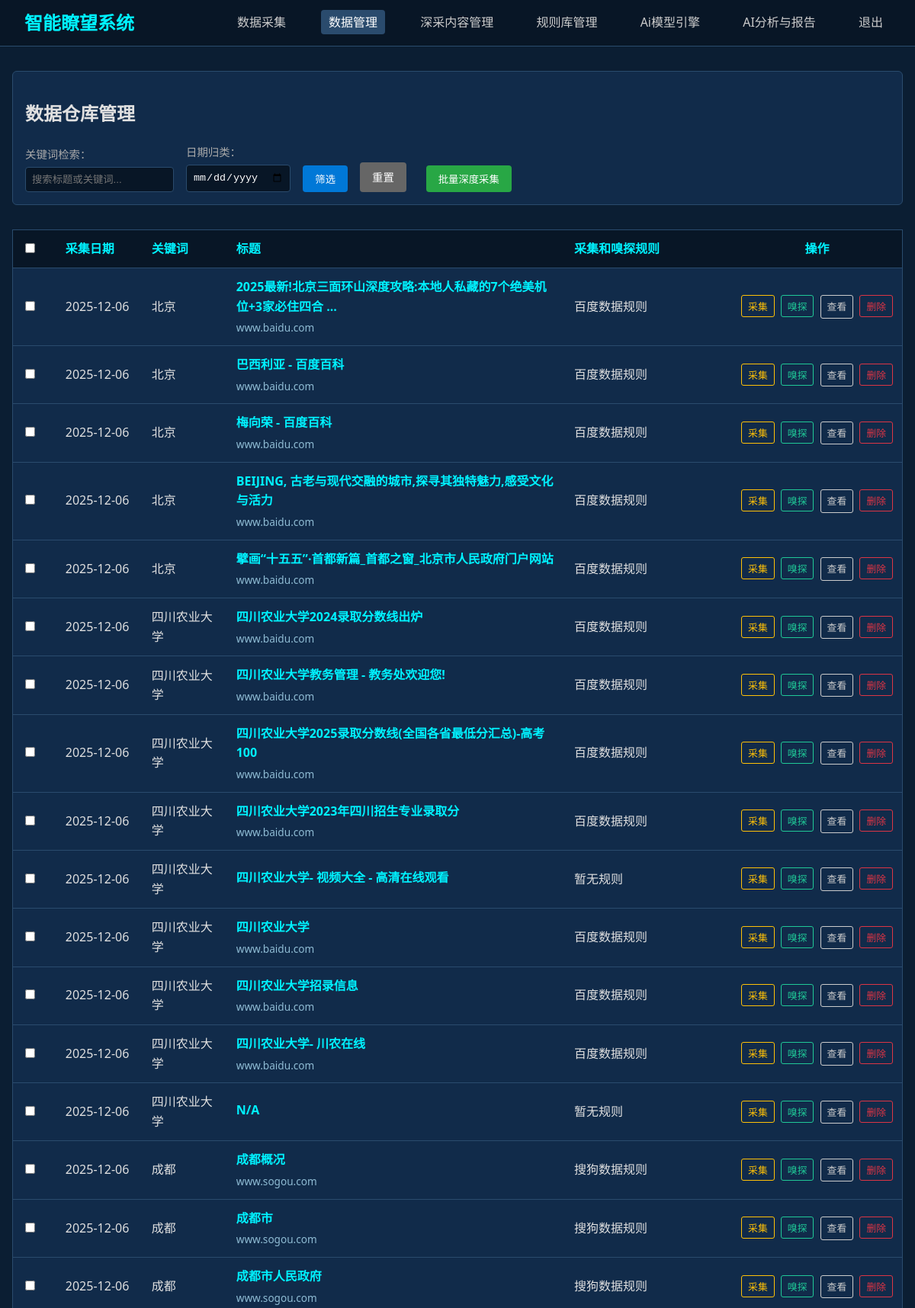
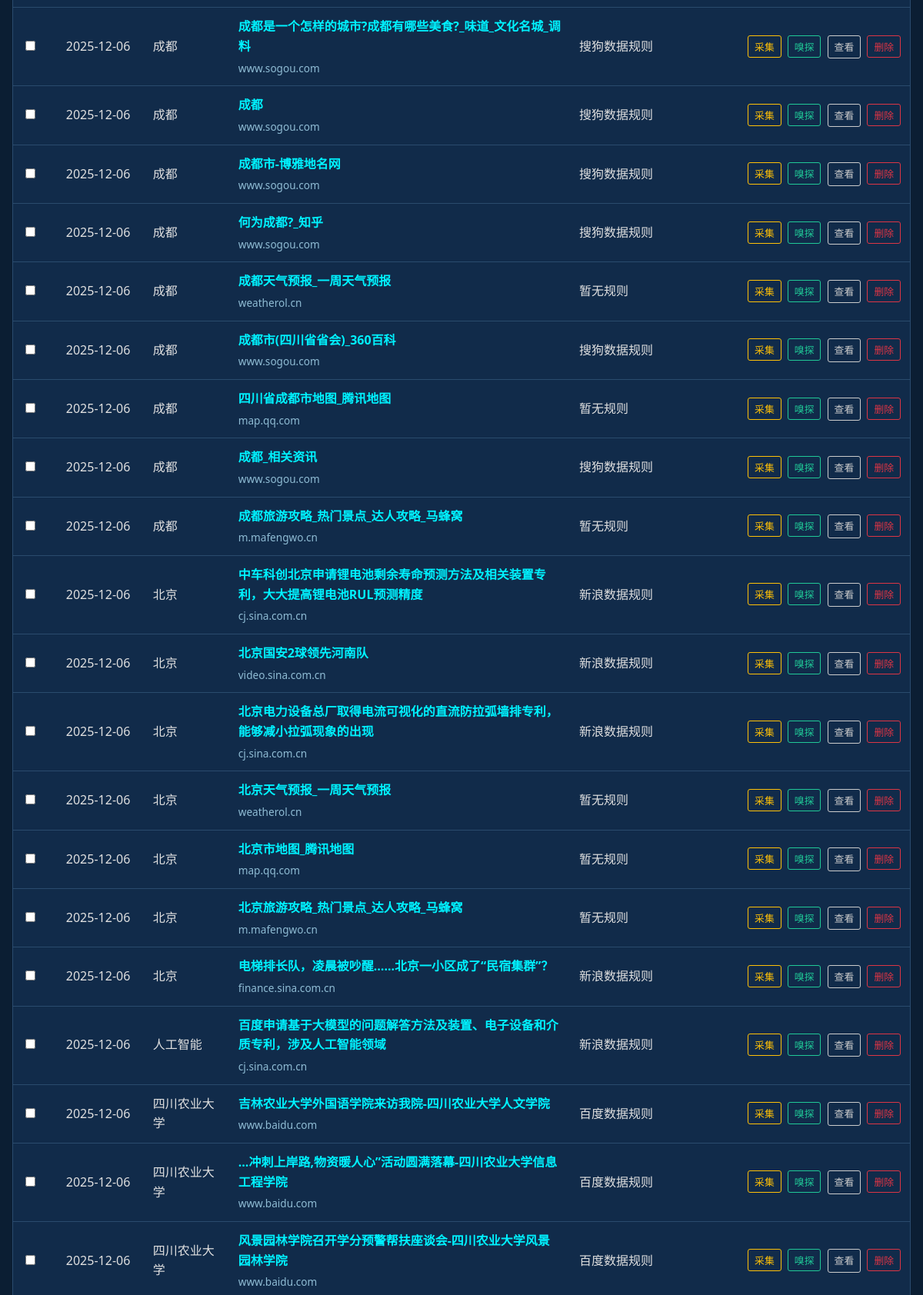
Screenshot of /data_management (signed in, upper part) with the database file from the repository (2 pictures, top to bottom).
### models.py (models this page shows, shortened)
class CrawlerResult(db.Model):
    id = db.Column(db.Integer, primary_key=True)
    keyword = db.Column(db.String(100), nullable=False)
    title = db.Column(db.String(200), nullable=False)
    summary = db.Column(db.Text, nullable=True)
    url = db.Column(db.Text, nullable=False)
    cover_url = db.Column(db.Text, nullable=True)
    content = db.Column(db.Text, nullable=True)
    created_at = db.Column(db.DateTime, default=datetime.utcnow)
    @property
    def domain(self):
        try:
            return urlparse(self.url).netloc
        except:
            return ""

class CrawlerRule(db.Model):
    id = db.Column(db.Integer, primary_key=True)
    rule_name = db.Column(db.String(100), nullable=True) # Added rule_name
    domain = db.Column(db.String(200), unique=True, nullable=False)
    site_name = db.Column(db.String(200), nullable=True)
    url_pattern = db.Column(db.String(500), nullable=True) # Added url_pattern
    title_xpath = db.Column(db.Text, nullable=True)
    content_xpath = db.Column(db.Text, nullable=True)
    headers = db.Column(db.Text, nullable=True) # JSON string
    created_at = db.Column(db.DateTime, default=datetime.utcnow)

### app.py (the view)
@app.route('/data_management')
def data_management():
    if 'user_id' not in session:
        return redirect(url_for('login'))
    keyword_filter = request.args.get('keyword', '')
    date_filter = request.args.get('date', '') # Format YYYY-MM-DD
    query = CrawlerResult.query
    if keyword_filter:
        query = query.filter(CrawlerResult.keyword.contains(keyword_filter) | CrawlerResult.title.contains(keyword_filter))
    if date_filter:
        try:
            date_obj = datetime.strptime(date_filter, '%Y-%m-%d').date()
            query = query.filter(db.func.date(CrawlerResult.created_at) == date_obj)
        except ValueError:
            pass # Ignore invalid date format
    saved_data = query.order_by(CrawlerResult.created_at.desc()).all()
    rules = CrawlerRule.query.all()
    domain_rule_map = {rule.domain: rule.rule_name for rule in rules}
    return render_template('data_management.html', saved_data=saved_data, domain_rule_map=domain_rule_map)

### templates/data_management.html (shortened to what this page needs)
<!DOCTYPE html>
<html lang="zh-CN">
<head>
    <link rel="stylesheet" href="{{ url_for('static', filename='style.css') }}">
</head>
<body>
    <nav class="navbar">
        <div class="logo">智能瞭望系统</div>
        <div class="nav-links">
            <a href="{{ url_for('dashboard') }}">数据采集</a>
            <a href="{{ url_for('data_management') }}" class="active">数据管理</a>
            <a href="{{ url_for('content_management') }}">深采内容管理</a>
            <a href="{{ url_for('rule_management') }}">规则库管理</a>
            <a href="{{ url_for('ai_engine') }}">Ai模型引擎</a>
            <a href="{{ url_for('ai_analysis') }}">AI分析与报告</a>
            <a href="{{ url_for('logout') }}">退出</a>
        </div>
    </nav>
    <div class="main-container">
        <section class="filter-section">
            <h2>数据仓库管理</h2>
            <form method="GET" action="{{ url_for('data_management') }}" class="filter-form">
                <div class="form-group-inline">
                    <label>关键词检索：</label>
                    <input type="text" name="keyword" value="{{ request.args.get('keyword', '') }}" placeholder="搜索标题或关键词...">
                </div>
                <div class="form-group-inline">
                    <label>日期归类：</label>
                    <input type="date" name="date" value="{{ request.args.get('date', '') }}">
                </div>
                <button type="submit" class="btn-filter">筛选</button>
                <a href="{{ url_for('data_management') }}" class="btn-reset">重置</a>
                <button type="button" class="btn-filter" style="margin-left: 10px; background-color: #28a745;" onclick="batchCollect()">批量深度采集</button>
            </form>
        </section>
        <section class="data-table-section">
            <table class="data-table">
                <thead>
                    <tr>
                        <th width="5%"><input type="checkbox" id="select-all-data"></th>
                        <th width="10%">采集日期</th>
                        <th width="10%">关键词</th>
                        <th width="40%">标题</th>
                        <th width="20%">采集和嗅探规则</th>
                        <th width="15%" style="text-align: center;">操作</th>
                    </tr>
                </thead>
                <tbody>
                    {% for item in saved_data %}
                    <tr id="row-{{ item.id }}">
                        <td><input type="checkbox" class="data-checkbox" value="{{ item.id }}"></td>
                        <td>{{ item.created_at.strftime('%Y-%m-%d') }}</td>
                        <td>{{ item.keyword }}</td>
                        <td title="{{ item.title }}">
                            <a href="{{ item.url }}" target="_blank" class="result-title">{{ item.title }}</a>
                            <div class="result-domain">{{ item.domain }}</div>
                        </td>
                        <td>{{ domain_rule_map.get(item.domain) or '暂无规则' }}</td>
                        <td class="col-actions">
                            <button class="btn-small btn-collect" onclick="startCollect('{{ item.id }}')">采集</button>
                            <button class="btn-small btn-sniff" onclick="startSniff('{{ item.id }}')">嗅探</button>
                            <a href="{{ item.url }}" target="_blank" class="btn-small btn-view-origin">查看</a>
                            <button class="btn-small btn-delete" onclick="deleteItem('{{ item.id }}')">删除</button>
                        </td>
                    </tr>
                    {% else %}
                    <tr>
                        <td colspan="6" style="text-align:center;">暂无数据</td>
                    </tr>
                    {% endfor %}
                </tbody>
            </table>
        </section>
    </div>
</body>
</html>

### static/style.css (style rules this page uses)
:root { --primary-color: #00f2ff; --secondary-color: #0078d7; --bg-color: #0b1e33; --panel-bg: #112b4a; --text-color: #e0e0e0; --border-color: #2a4b6d; }
body { margin: 0; font-family: 'Segoe UI', Tahoma, Geneva, Verdana, sans-serif; background-color: var(--bg-color); color: var(--text-color); line-height: 1.6; }
a { color: var(--primary-color); text-decoration: none; }
.navbar { display: flex; justify-content: space-between; align-items: center; background: #081626; padding: 0 2rem; height: 60px; border-bottom: 1px solid var(--border-color); }
.navbar .logo { font-size: 1.5rem; font-weight: bold; color: var(--primary-color); }
.nav-links a { color: #ccc; margin-left: 2rem; padding: 5px 10px; border-radius: 4px; }
.nav-links a.active, .nav-links a:hover { background: var(--border-color); color: white; text-decoration: none; }
.main-container { max-width: 1200px; margin: 2rem auto; padding: 0 1rem; }
.data-table-section { overflow-x: auto; }
.data-table { width: 100%; border-collapse: collapse; background: var(--panel-bg); border: 1px solid var(--border-color); }
.data-table th, .data-table td { padding: 12px; text-align: left; border-bottom: 1px solid var(--border-color); }
.data-table th { background: #081626; color: var(--primary-color); }
.col-actions { white-space: nowrap; text-align: center; }
.btn-small { font-size: 0.8rem; padding: 4px 8px; border: 1px solid #ccc; color: #ccc; border-radius: 3px; margin-right: 4px; display: inline-block; cursor: pointer; }
.btn-small:last-child { margin-right: 0; }
.btn-delete { background: transparent; border-color: #dc3545; color: #dc3545; }
.btn-collect { background: transparent; border-color: #ffc107; color: #ffc107; }
.btn-sniff { background: transparent; border-color: #20c997; color: #20c997; }
.result-domain { font-size: 0.85rem; color: #8fbcd4; margin-top: 4px; }
.result-title { display: block; margin-bottom: 2px; font-weight: bold; }
.filter-section { background: var(--panel-bg); padding: 1rem; border-radius: 6px; margin-bottom: 2rem; border: 1px solid var(--border-color); }
.filter-form { display: flex; gap: 1rem; align-items: flex-end; flex-wrap: wrap; }
.form-group-inline { display: flex; flex-direction: column; }
.form-group-inline label { margin-bottom: 5px; font-size: 0.9rem; color: #aaa; }
.form-group-inline input { padding: 8px; background: #081626; border: 1px solid var(--border-color); color: white; border-radius: 4px; }
.btn-filter { padding: 8px 16px; background: var(--secondary-color); color: white; border: none; border-radius: 4px; cursor: pointer; }
.btn-reset { padding: 8px 16px; background: #666; color: white; border: none; border-radius: 4px; cursor: pointer; font-size: 0.9rem; }

### rows the page displays
CrawlerResult: created_at "2025-12-06", keyword "北京", title "2025最新!北京三面环山深度攻略:本地人私藏的7个绝美机位+3家必住四合 ...", domain "www.baidu.com", url.rule_name "百度数据规则"
CrawlerResult: created_at "2025-12-06", keyword "北京", title "巴西利亚 - 百度百科", domain "www.baidu.com", url.rule_name "百度数据规则"
CrawlerResult: created_at "2025-12-06", keyword "北京", title "梅向荣 - 百度百科", domain "www.baidu.com", url.rule_name "百度数据规则"
CrawlerResult: created_at "2025-12-06", keyword "北京", title "BEIJING, 古老与现代交融的城市,探寻其独特魅力,感受文化与活力", domain "www.baidu.com", url.rule_name "百度数据规则"
CrawlerResult: created_at "2025-12-06", keyword "北京", title "擘画“十五五”·首都新篇_首都之窗_北京市人民政府门户网站", domain "www.baidu.com", url.rule_name "百度数据规则"
CrawlerResult: created_at "2025-12-06", keyword "四川农业大学", title "四川农业大学2024录取分数线出炉", domain "www.baidu.com", url.rule_name "百度数据规则"
CrawlerResult: created_at "2025-12-06", keyword "四川农业大学", title "四川农业大学教务管理 - 教务处欢迎您!", domain "www.baidu.com", url.rule_name "百度数据规则"
CrawlerResult: created_at "2025-12-06", keyword "四川农业大学", title "四川农业大学2025录取分数线(全国各省最低分汇总)-高考100", domain "www.baidu.com", url.rule_name "百度数据规则"
CrawlerResult: created_at "2025-12-06", keyword "四川农业大学", title "四川农业大学2023年四川招生专业录取分", domain "www.baidu.com", url.rule_name "百度数据规则"
CrawlerResult: created_at "2025-12-06", keyword "四川农业大学", title "四川农业大学- 视频大全 - 高清在线观看", url "暂无规则"
CrawlerResult: created_at "2025-12-06", keyword "四川农业大学", title "四川农业大学", domain "www.baidu.com", url.rule_name "百度数据规则"
CrawlerResult: created_at "2025-12-06", keyword "四川农业大学", title "四川农业大学招录信息", domain "www.baidu.com", url.rule_name "百度数据规则"
CrawlerResult: created_at "2025-12-06", keyword "四川农业大学", title "四川农业大学- 川农在线", domain "www.baidu.com", url.rule_name "百度数据规则"
CrawlerResult: created_at "2025-12-06", keyword "四川农业大学", title "N/A", url "暂无规则"
CrawlerResult: created_at "2025-12-06", keyword "成都", title "成都概况", domain "www.sogou.com", url.rule_name "搜狗数据规则"
CrawlerResult: created_at "2025-12-06", keyword "成都", title "成都市", domain "www.sogou.com", url.rule_name "搜狗数据规则"
CrawlerResult: created_at "2025-12-06", keyword "成都", title "成都市人民政府", domain "www.sogou.com", url.rule_name "搜狗数据规则"
CrawlerResult: created_at "2025-12-06", keyword "成都", title "成都是一个怎样的城市?成都有哪些美食?_味道_文化名城_调料", domain "www.sogou.com", url.rule_name "搜狗数据规则"
CrawlerResult: created_at "2025-12-06", keyword "成都", title "成都", domain "www.sogou.com", url.rule_name "搜狗数据规则"
CrawlerResult: created_at "2025-12-06", keyword "成都", title "成都市-博雅地名网", domain "www.sogou.com", url.rule_name "搜狗数据规则"
CrawlerResult: created_at "2025-12-06", keyword "成都", title "何为成都?_知乎", domain "www.sogou.com", url.rule_name "搜狗数据规则"
CrawlerResult: created_at "2025-12-06", keyword "成都", title "成都天气预报_一周天气预报", domain "weatherol.cn", url "暂无规则"
CrawlerResult: created_at "2025-12-06", keyword "成都", title "成都市(四川省省会)_360百科", domain "www.sogou.com", url.rule_name "搜狗数据规则"
CrawlerResult: created_at "2025-12-06", keyword "成都", title "四川省成都市地图_腾讯地图", domain "map.qq.com", url "暂无规则"
CrawlerResult: created_at "2025-12-06", keyword "成都", title "成都_相关资讯", domain "www.sogou.com", url.rule_name "搜狗数据规则"
CrawlerResult: created_at "2025-12-06", keyword "成都", title "成都旅游攻略_热门景点_达人攻略_马蜂窝", domain "m.mafengwo.cn", url "暂无规则"
CrawlerResult: created_at "2025-12-06", keyword "北京", title "中车科创北京申请锂电池剩余寿命预测方法及相关装置专利，大大提高锂电池RUL预测精度", domain "cj.sina.com.cn", url.rule_name "新浪数据规则"
CrawlerResult: created_at "2025-12-06", keyword "北京", title "北京国安2球领先河南队", domain "video.sina.com.cn", url.rule_name "新浪数据规则"
CrawlerResult: created_at "2025-12-06", keyword "北京", title "北京电力设备总厂取得电流可视化的直流防拉弧墙排专利，能够减小拉弧现象的出现", domain "cj.sina.com.cn", url.rule_name "新浪数据规则"
CrawlerResult: created_at "2025-12-06", keyword "北京", title "北京天气预报_一周天气预报", domain "weatherol.cn", url "暂无规则"
CrawlerResult: created_at "2025-12-06", keyword "北京", title "北京市地图_腾讯地图", domain "map.qq.com", url "暂无规则"
CrawlerResult: created_at "2025-12-06", keyword "北京", title "北京旅游攻略_热门景点_达人攻略_马蜂窝", domain "m.mafengwo.cn", url "暂无规则"
CrawlerResult: created_at "2025-12-06", keyword "北京", title "电梯排长队，凌晨被吵醒…...北京一小区成了“民宿集群”？", domain "finance.sina.com.cn", url.rule_name "新浪数据规则"
CrawlerResult: created_at "2025-12-06", keyword "人工智能", title "百度申请基于大模型的问题解答方法及装置、电子设备和介质专利，涉及人工智能领域", domain "cj.sina.com.cn", url.rule_name "新浪数据规则"
CrawlerResult: created_at "2025-12-06", keyword "四川农业大学", title "吉林农业大学外国语学院来访我院-四川农业大学人文学院", domain "www.baidu.com", url.rule_name "百度数据规则"
CrawlerResult: created_at "2025-12-06", keyword "四川农业大学", title "...冲刺上岸路,物资暖人心”活动圆满落幕-四川农业大学信息工程学院", domain "www.baidu.com", url.rule_name "百度数据规则"
CrawlerResult: created_at "2025-12-06", keyword "四川农业大学", title "风景园林学院召开学分预警帮扶座谈会-四川农业大学风景园林学院", domain "www.baidu.com", url.rule_name "百度数据规则"
